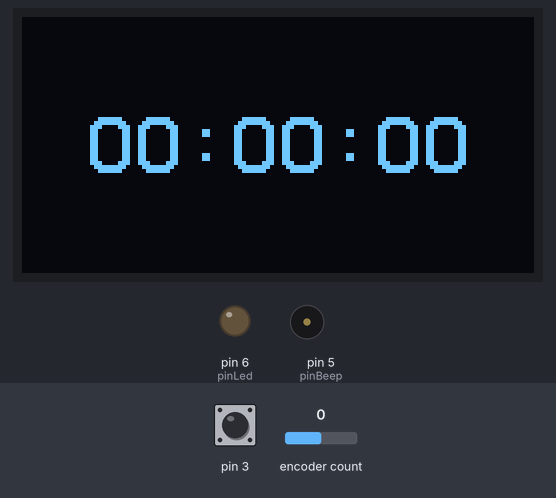
Bench run of a program on a simulated Arduino Nano, built with avr-gcc and run on an emulated ATmega328P. On the bench: 128×64 one-colour display, output pins drawn as LEDs (lit = HIGH), buzzer (waves = sounding, pin HIGH). Wiring (inferred from the names in the program): SSD1306 OLED at I2C address 0x3C. Inputs (shaded band) come from the test bench; at power-on: pin 3 HIGH, encoder count 0. The local clock reads 2024-03-15 10:24:30 at power-on unless the program sets it; what the program prints to the serial monitor is not drawn.

Above: at 1.3 s.
1.4 s: pin 3 pulled LOW for 0.45 s
At 2.8 s:
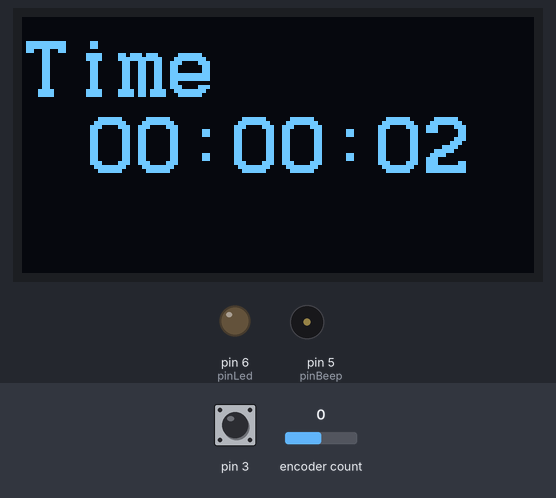
4.0 s: encoder count set to 1
At 4.9 s:
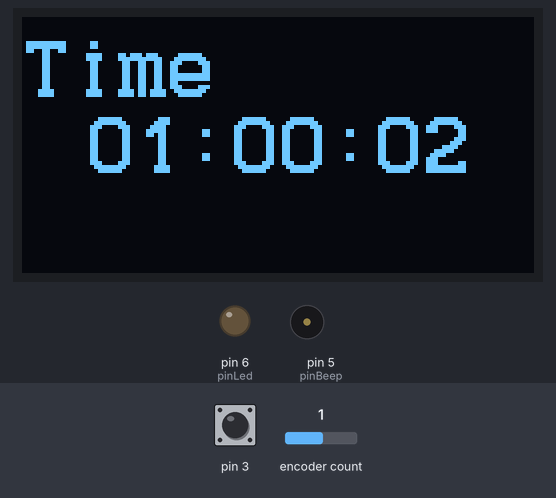
5.5 s: encoder count set to 5
At 6.0 s:
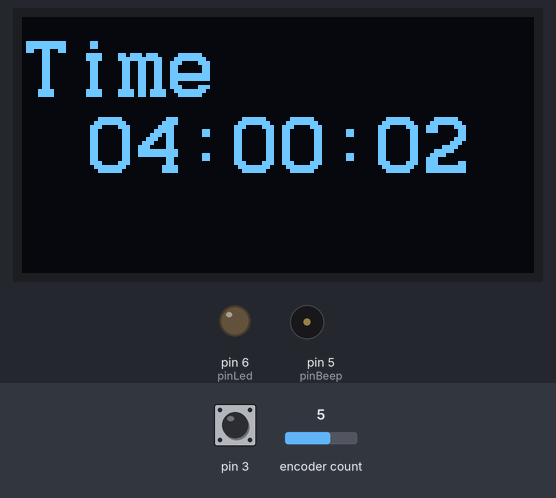
7.1 s: encoder count set to 6
At 8.3 s:
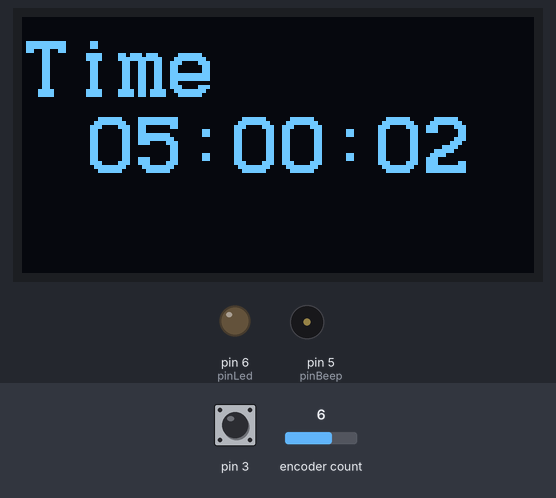
8.6 s: pin 3 pulsed LOW 2 times (0.12 s each, 0.3 s apart)
At 10.3 s:
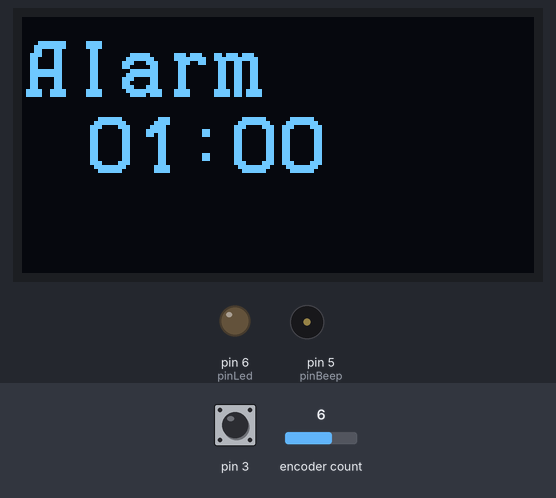
10.9 s: pin 3 pulsed LOW 5 times (0.12 s each, 0.3 s apart)
At 12.03 s:
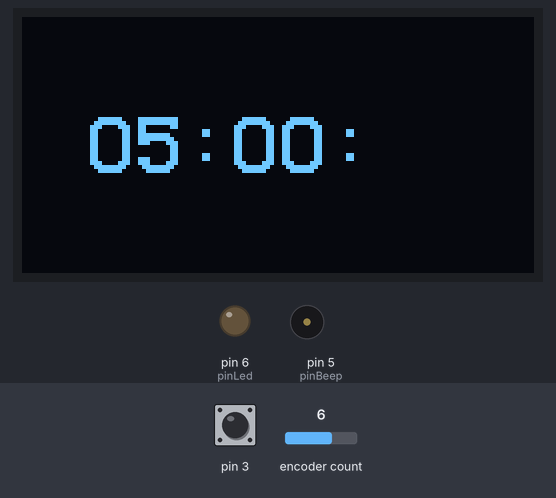
Timing chart, 0 to 13.9 s (numbered marks = the images above; inputs shaded):
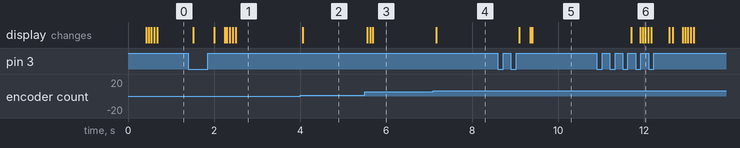

Measured:
- after the input at 1.4 s, the display: first differs from a run without the input after 0.61 s (image 1 shows a later state)
- after the input at 4.0 s, the display: changes after 0.06 s (image 2)
- after the input at 5.5 s, the display: first changes after 0.06 s (image 3 shows a later state)
- after the input at 7.1 s, the display: changes after 0.06 s (image 4)
- after the input at 8.6 s, the display: first changes after 0.50 s (image 5 shows a later state)
- after the input at 10.9 s, the display: first changes after 0.80 s (image 6 shows a later state)

The program:

main.cpp
```cpp
#define CLK 2
#define DT 4
#define SW 3
#include "GyverEncoder.h"
Encoder enc1(CLK, DT, SW);  // для работы c кнопкой
#include <iarduino_OLED.h>  // Подключаем библиотеку iarduino_OLED.
iarduino_OLED myOLED(0x3C); // Объявляем объект myOLED, указывая адрес дисплея на шине I2C: 0x3C или 0x3D.
#include <iarduino_RTC.h>
iarduino_RTC watch(RTC_DS1307); // Объявляем объект watch для работы с RTC модулем на базе чипа DS1307, используется шина I2C.
extern uint8_t MediumFont[];    // Подключаем шрифт MediumFont.
uint32_t i;                     // Объявляем переменную для хранения времени прошедшего с момента старта скетча.
int h = 0;                      // Объявляем переменную для хранения времени в часах, минутах и секундах.
int m = 0;
int s = 0;
int LedNumber = 0;
bool FlagTime = true;
bool FlagTimeSettings = true;
bool FlagAlarmSettings = true;
unsigned long period_time = 800;
unsigned long sec_timer;
//Флаги настроек будильника и времени
bool FlagMinutTime = true;
bool FlagHourTime = true;
//Будильник
bool FlagMinutAlarm = true;
bool FlagHourAlarm = true;
int AlarmH = 1;
int AlarmM = 0;
bool FlagAlarm = true;
int pinBeep = 5;
int pinLed = 6;
void setup()
{
    sec_timer = millis(); // "сбросить" таймер
    watch.begin();
    Serial.begin(9600);
    myOLED.begin();             // Инициируем работу с дисплеем.
    myOLED.setFont(MediumFont); // Указываем шрифт который требуется использовать для вывода цифр и текста.
    enc1.setType(TYPE1);
    pinMode(pinBeep, OUTPUT);
    pinMode(pinLed, OUTPUT);
    digitalWrite(pinBeep, LOW);
    digitalWrite(pinLed, LOW);
}
//Вывод часов
void WriteH(int hour)
{
    myOLED.setCursor(16, 39); // Устанавливаем курсор в координату 16:31, это будет нижняя левая точка первой цифры выведенной функцией print().
    if (hour < 10)
    {
        myOLED.print(0);
    }
    myOLED.print(hour);
}
void WriteM(int minut)
{
    myOLED.setCursor(51, 39); // Устанавливаем курсор в координату 16:31, это будет нижняя левая точка первой цифры выведенной функцией print().
    if (minut < 10)
    {
        myOLED.print(0);
    }
    myOLED.print(minut);
}
//Вывод минут
//п.п секунды
void SecTimer()
{
    if (millis() - sec_timer >= period_time)
    {
        sec_timer = millis(); // "сбросить" таймер
        s += 1;               // дейтвия, которые хотим выполнить один раз за период
    }
}
//п.п расчета времени
void TimeOnline()
{
    //Формируем часы, минуты, секунды
    if (s >= 59)
    {
        if (m >= 59)
        {
            if (h >= 23)
            {
                h = 0;
                m = 0;
                s = 0;
            }
            else
            {
                h += 1;
                m = 0;
            }
        }
        else
        {
            m += 1;
            s = 0;
        }
    }
    //Выводим на экран

    myOLED.setCursor(16, 39); // Устанавливаем курсор в координату 16:31, это будет нижняя левая точка первой цифры выведенной функцией print().
    if (h < 10)
    {
        myOLED.print(0);
    }
    myOLED.print(h);   // Выводим часы прошедшие с момента старта скетча, в формате ЧЧ.
    myOLED.print(":"); // Выводим текст состоящий из одного символа «:»
    if (m < 10)
    {
        myOLED.print(0);
    }
    myOLED.print(m);   // Выводим минуты прошедшие с момента старта скетча, в формате ММ.
    myOLED.print(":"); // Выводим текст состоящий из одного символа «:»
    if (s < 10)
    {
        myOLED.print(0);
    }
    myOLED.print(s); // Выводим секунды прошедшие с момента старта скетча, в формате СС.
}
//П.П настройки будтльника
void AlarmWrite()
{
    while (!FlagAlarmSettings)
    {
        enc1.tick();
        //Настройка часов
        while (FlagHourAlarm)
        {
            enc1.tick(); //Энкодер, опрос
            //Поворот направо увеличение часов
            if (enc1.isRight())
            {
                // Serial.println("right");
                if (AlarmH >= 23)
                {
                    AlarmH = 0;
                }
                else
                {
                    AlarmH += 1;
                }
                WriteH(AlarmH);
            }
            //Поворот налево уменьшение часов
            if (enc1.isLeft())
            {
                // Serial.println("left");
                if (AlarmH <= 0)
                {
                    AlarmH = 23;
                }
                else
                {
                    AlarmH -= 1;
                }
                WriteH(AlarmH);
            }
            //Вывод часов

            enc1.tick();
            // TimeOnline();
            //Если нажали выходим
            if (enc1.isClick())
            {
                // Serial.println("Exit Hour");
                FlagHourAlarm = false;
            }
        }

        //Настройка минут
        while (FlagMinutAlarm)
        {
            enc1.tick(); //Энкодер, опрос
            //Поворот направо увеличение часов
            if (enc1.isRight())
            {
                // Serial.println("right");
                if (AlarmM >= 59)
                {
                    AlarmM = 0;
                }
                else
                {
                    AlarmM += 1;
                }
                WriteM(AlarmM);
            }
            //Поворот налево уменьшение часов
            if (enc1.isLeft())
            {
                // Serial.println("left");
                if (AlarmM <= 0)
                {
                    AlarmM = 59;
                }
                else
                {
                    AlarmM -= 1;
                }
                WriteM(AlarmM);
            }

            //Если нажали выходим
            enc1.tick();
            if (enc1.isClick())
            {
                // Serial.println("Exit hour");
                FlagMinutAlarm = false;
                FlagAlarmSettings = true;
                FlagHourAlarm = true;
            }
        }

        LedNumber += 1;
        // FlagAlarmSettings = false;
    }
}
//Звеним будильником
void AlarmBeep()
{
    if ((h == AlarmH) && (m == AlarmM))
    {
        digitalWrite(pinBeep, HIGH);
        digitalWrite(pinLed, HIGH);
        delay(2000);
        digitalWrite(pinBeep, LOW);
        digitalWrite(pinLed, LOW);
    }
}
void loop()
{
    enc1.tick();
    SecTimer();
    if (enc1.isClick()) //Если зажали энкодер
    {

        if (LedNumber < 2)
        {
            LedNumber += 1;
        }
        else
        {
            LedNumber = 0;
        }
        Serial.print("LedNumber=");
        Serial.println(LedNumber);
    }
    //Переходы по меню
    switch (LedNumber)
    {
    case 0:
        if (FlagTime)
        {
            myOLED.clrScr();
            FlagTime = false;
            FlagMinutTime = true;
            FlagHourTime = true;
            FlagTimeSettings = true;
            FlagAlarmSettings = true;
        }
        TimeOnline(); //Расчет времени
        break;
    case 1:
        //Настраиваем время
        //Выводим надпись Settings Time
        if (FlagTimeSettings)
        {
            enc1.tick();
            myOLED.clrScr();
            myOLED.setCursor(0, 20);
            myOLED.print("Time");
            FlagTimeSettings = false;
            FlagTime = true;
            TimeOnline();
        }
        //Настройка времени
        while (!FlagTimeSettings)
        {
            enc1.tick();
            //Настройка часов
            while (FlagHourTime)
            {
                enc1.tick(); //Энкодер, опрос
                //Поворот направо увеличение часов
                if (enc1.isRight())
                {
                    // Serial.println("right");
                    if (h >= 23)
                    {
                        h = 0;
                    }
                    else
                    {
                        h += 1;
                    }
                    WriteH(h);
                }
                //Поворот налево уменьшение часов
                if (enc1.isLeft())
                {
                    // Serial.println("left");
                    if (h <= 0)
                    {
                        h = 23;
                    }
                    else
                    {
                        h -= 1;
                    }
                    WriteH(h);
                }
                //Вывод часов

                enc1.tick();
                // TimeOnline();
                //Если нажали выходим
                if (enc1.isClick())
                {
                    // Serial.println("Exit Hour");
                    FlagHourTime = false;
                }
            }

            //Настройка минут
            while (FlagMinutTime)
            {
                enc1.tick(); //Энкодер, опрос
                //Поворот направо увеличение часов
                if (enc1.isRight())
                {
                    // Serial.println("right");
                    if (m >= 59)
                    {
                        m = 0;
                    }
                    else
                    {
                        m += 1;
                    }
                    WriteM(m);
                }
                //Поворот налево уменьшение часов
                if (enc1.isLeft())
                {
                    // Serial.println("left");
                    if (m <= 0)
                    {
                        m = 59;
                    }
                    else
                    {
                        m -= 1;
                    }
                    WriteM(m);
                }
                //Вывод часов
                // TimeOnline();
                //Если нажали выходим
                enc1.tick();
                if (enc1.isClick())
                {
                    // Serial.println("Exit hour");
                    FlagMinutTime = false;
                    FlagTimeSettings = true;
                    // FlagHourTime = true;
                }
            }

            LedNumber += 1;
            // FlagTimeSettings = false;
        }

        break;
    case 2:
        //Настраиваем будильник
        if (FlagAlarmSettings)
        {
            myOLED.clrScr();
            myOLED.setCursor(0, 20);
            myOLED.print("Alarm");
            FlagAlarmSettings = false;
            FlagAlarm = true;
            FlagMinutAlarm = true;
            FlagHourAlarm = true;

            myOLED.setCursor(16, 39); // Устанавливаем курсор в координату 16:31, это будет нижняя левая точка первой цифры выведенной функцией print().
            if (AlarmH < 10)
            {
                myOLED.print(0);
            }
            myOLED.print(AlarmH); // Выводим часы прошедшие с момента старта скетча, в формате ЧЧ.
            myOLED.print(":");    // Выводим текст состоящий из одного символа «:»
            if (AlarmM < 10)
            {
                myOLED.print(0);
            }
            myOLED.print(AlarmM); // Выводим минуты прошедшие с момента старта скетча, в формате ММ.
        }
        //Настройка времени будильника
        AlarmWrite();

        break;
    }
    AlarmBeep();
}
```
